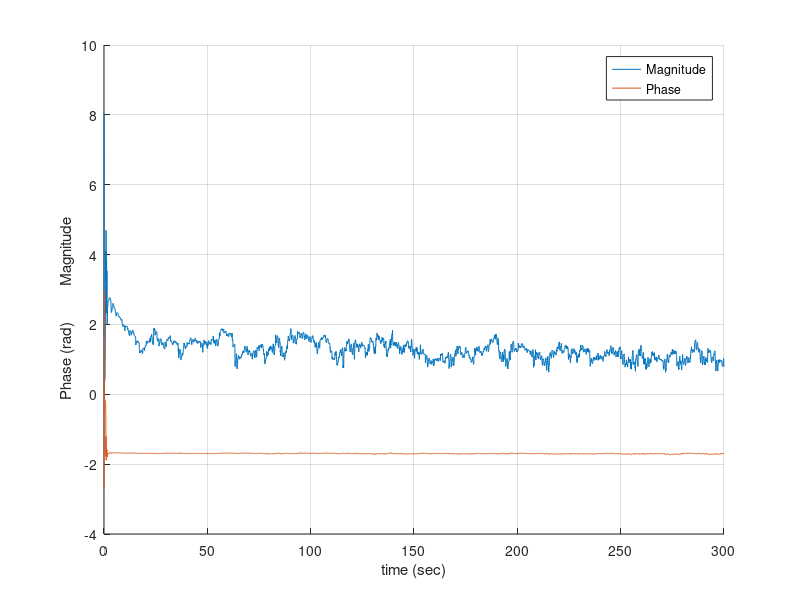

Source code (MATLAB):
data=csvread("data/id/sensor000response.csv")
t=data(:,1);
mag=data(:,2);
phi=data(:,3);


fig=figure; hold on;grid on;

plot(t,mag);
plot(t,phi);
ylabel(' Phase (rad)         Magnitude          ');
xlabel('time (sec)');
legend('Magnitude','Phase')

saveas(fig,'fig/phim_w3','epsc');
